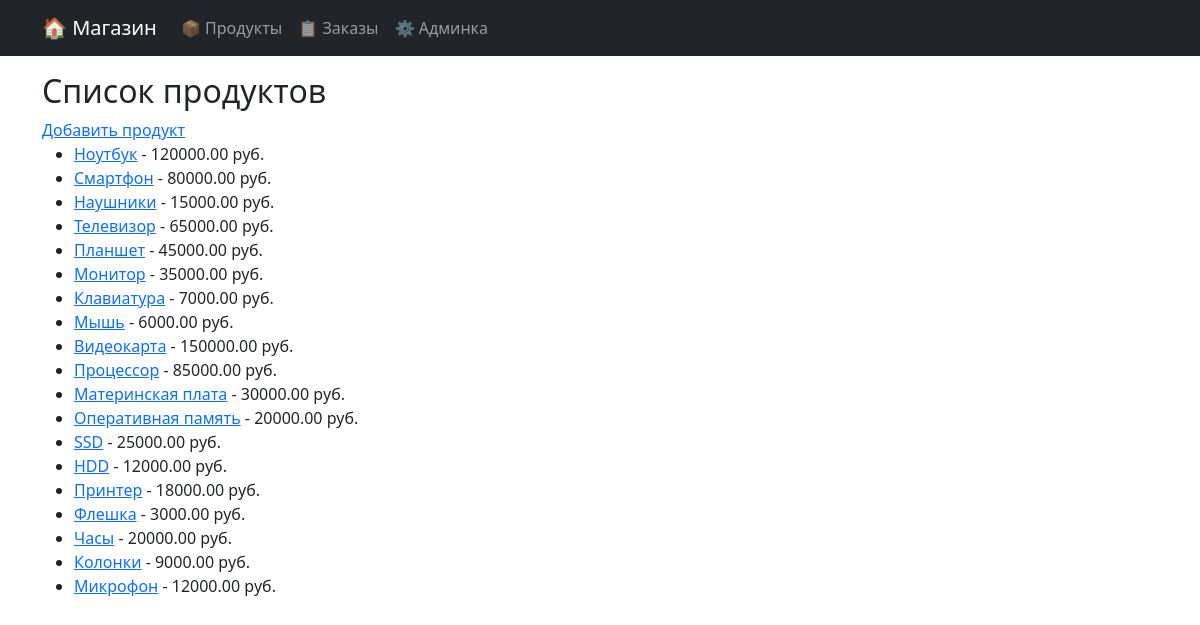
Page /shop/products/ on the earlier database version.
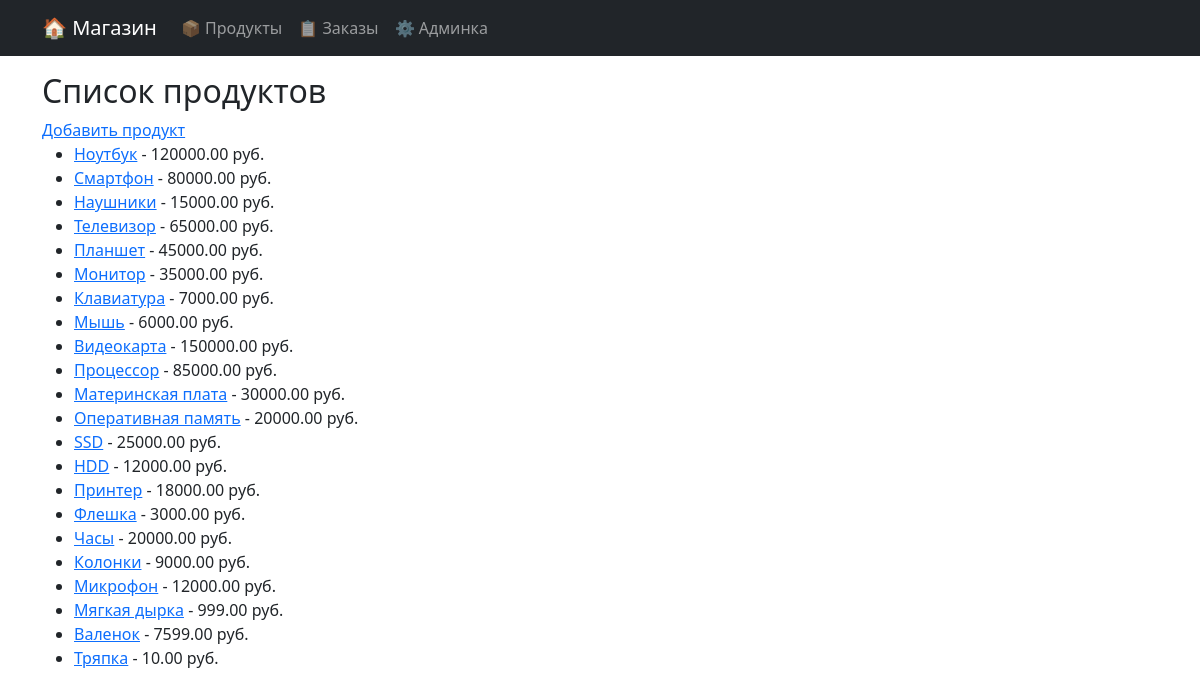
Same page on the later database version.
### shopapp/models.py (models this page shows, shortened)
class Product(models.Model):
    name = models.CharField(max_length=100, db_index=True)
    description = models.TextField(blank=True, null=True, db_index=True)
    price = models.DecimalField(max_digits=10, decimal_places=2)
    quantity = models.PositiveIntegerField(default=0)
    created_at = models.DateTimeField(auto_now_add=True)
    is_available = models.BooleanField(default=True)
    created_by = models.ForeignKey(User, on_delete=models.CASCADE, verbose_name="Создатель")

### shopapp/views.py (the view)
# urls.py: path("products/", ProductListView.as_view(), name="product_list"),
class ProductListView(ListView):
    model = Product
    template_name = "shopapp/products_list.html"
    context_object_name = "products"
    log.debug('Product detail view %s', Product)
    log.info('INFO')
    def get_queryset(self):
        return Product.objects.filter(is_available=True)  # Фильтруем только доступные продукты

### templates/shopapp/products_list.html
{% extends "shopapp/base.html" %}
{% block content %}
    <h2>Список продуктов</h2>
    <a href="{% url 'shopapp:product_create' %}">Добавить продукт</a>
    <ul>
        {% for product in products %}
            <li>
                <a href="{% url 'shopapp:product_detail' product.pk %}">{{ product.name }}</a> - {{ product.price }} руб.
            </li>
        {% endfor %}
    </ul>
{% endblock %}

### templates/shopapp/base.html (shortened to what this page needs)
<!DOCTYPE html>
<html lang="ru">
<head>
    <link href="https://cdn.jsdelivr.net/npm/bootstrap@5.3.0/dist/css/bootstrap.min.css" rel="stylesheet">
</head>
<body>
    <nav class="navbar navbar-expand-lg navbar-dark bg-dark fixed-top">
        <div class="container">
            <a class="navbar-brand" href="{% url 'shopapp:shop_index' %}">🏠 Магазин</a>
            <div class="collapse navbar-collapse" id="navbarNav">
                <ul class="navbar-nav">
                    <li class="nav-item">
                        <a class="nav-link" href="{% url 'shopapp:product_list' %}">📦 Продукты</a>
                    </li>
                    <li class="nav-item">
                        <a class="nav-link" href="{% url 'shopapp:order_list' %}">📋 Заказы</a>
                    </li>
                    <li class="nav-item">
                        <a class="nav-link" href="/admin/">⚙️ Админка</a>
                    </li>
                </ul>
            </div>
        </div>
    </nav>
    <div class="container mt-5 pt-4">
        {% block content %}{% endblock %}
    </div>
</body>
</html>

Differences in the rows shown:
added Product: name "Мягкая дырка", price "999.00"
added Product: name "Валенок", price "7599.00"
added Product: name "Тряпка", price "10.00"
